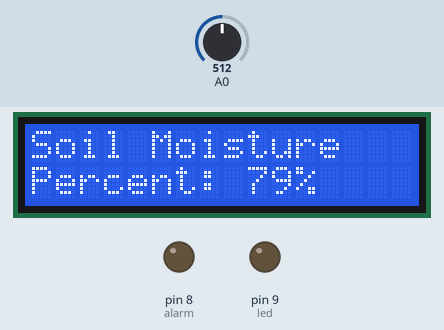
A sketch run on a simulated Arduino Uno, built with avr-gcc and run on an emulated ATmega328P. Parts: 16×2 character LCD, output pins drawn as LEDs (lit = HIGH). The test bench sets the inputs (shaded band); at power-on: A0 = 512. What the sketch prints to the serial monitor is not drawn.

Above: at 1.2 s.
1.3 s: A0 set to 735
At 3.4 s:
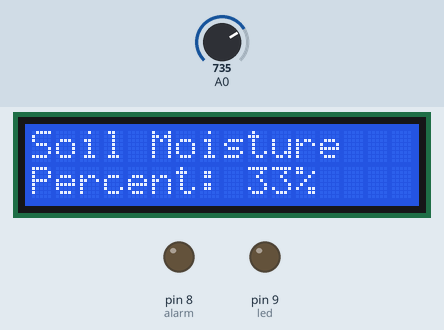
3.9 s: A0 set to 764
At 5.9 s:
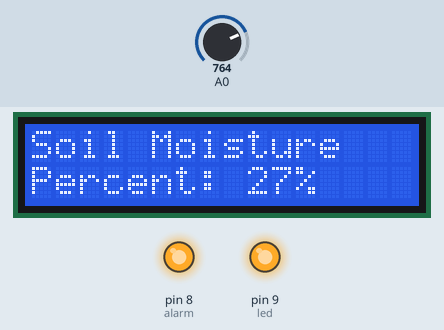
6.2 s: A0 set to 838
At 7.4 s:
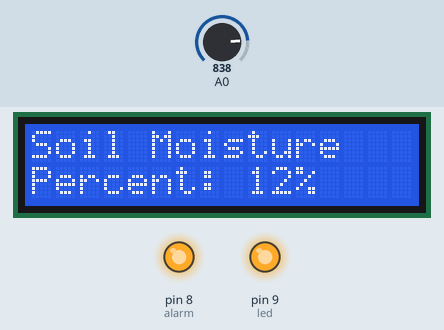
8.4 s: A0 set to 856
At 10.0 s:
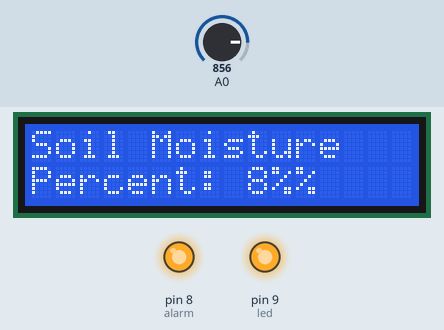
10.7 s: A0 set to 518
At 12.6 s:
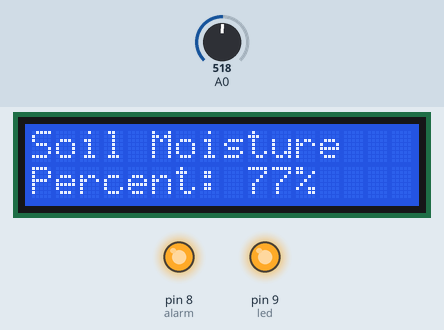
12.9 s: A0 set to 483
At 14.0 s:
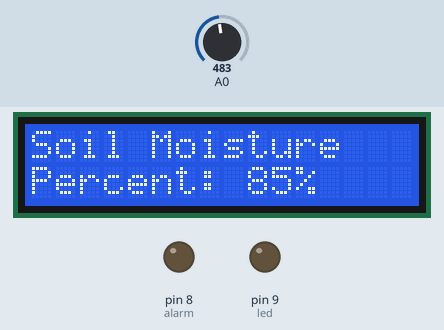
Timing chart, 0 to 15.9 s (numbered marks = the images above; inputs shaded):
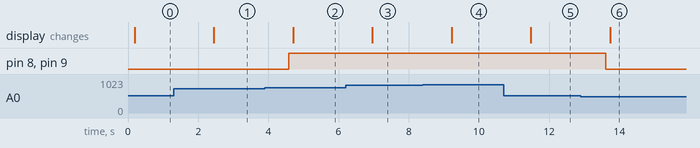

Measured:
- the behaviour switches between 750 and 751 on A0 (found by bisection; images 1 and 2)
- the behaviour switches between 848 and 849 on A0 (found by bisection; images 3 and 4)
- the behaviour switches between 500 and 499 on A0 (found by bisection; images 5 and 6)
- after the input at 1.3 s, the display: changes after 1.2 s (image 1)
- after the input at 3.9 s, pin 8 (alarm), pin 9 (led): LOW → HIGH after 0.68 s; the display: changes after 0.81 s (image 2)
- after the input at 6.2 s, the display: changes after 0.77 s (image 3)
- after the input at 8.4 s, the display: changes after 0.82 s (image 4)
- after the input at 10.7 s, the display: changes after 0.78 s (image 5)
- after the input at 12.9 s, pin 8 (alarm), pin 9 (led): HIGH → LOW after 0.71 s; the display: changes after 0.84 s (image 6)

The sketch:

SOIL_MOISTURE_WITH_BUZZER_AND_LED.ino
```cpp
#include <LiquidCrystal_I2C.h>

int alarm = 8;
int led = 9;
int sensorValue = 0;
int percentValue = 0;
LiquidCrystal_I2C lcd(0x27,16,2);

void setup() {
  Serial.begin(9600);
  pinMode(alarm, OUTPUT);
  pinMode(led, OUTPUT);
  lcd.init();
}

void loop() {

  int sensorValue = analogRead(A0);
  Serial.print("\n\nAnalog Value: ");
  Serial.print(sensorValue);

 if(sensorValue>750) digitalWrite(alarm,HIGH);
 if(sensorValue>750) digitalWrite(led,HIGH);
  else if(sensorValue<500) digitalWrite(alarm,LOW);
  if(sensorValue<500) digitalWrite(led,LOW);
  delay(100);

  percentValue = map(sensorValue, 897, 410, 0, 100);
    lcd.backlight();
  Serial.print("\nPercentValue: ");
  Serial.print(percentValue);
  Serial.print("%");
  lcd.setCursor(0, 0);
    lcd.backlight();
  lcd.print("Soil Moisture");

  lcd.setCursor(0, 1);
  lcd.backlight();
  lcd.print("Percent: ");
  lcd.print(percentValue);
    lcd.backlight();
  lcd.print("%");
  delay(1000);

 }
```
